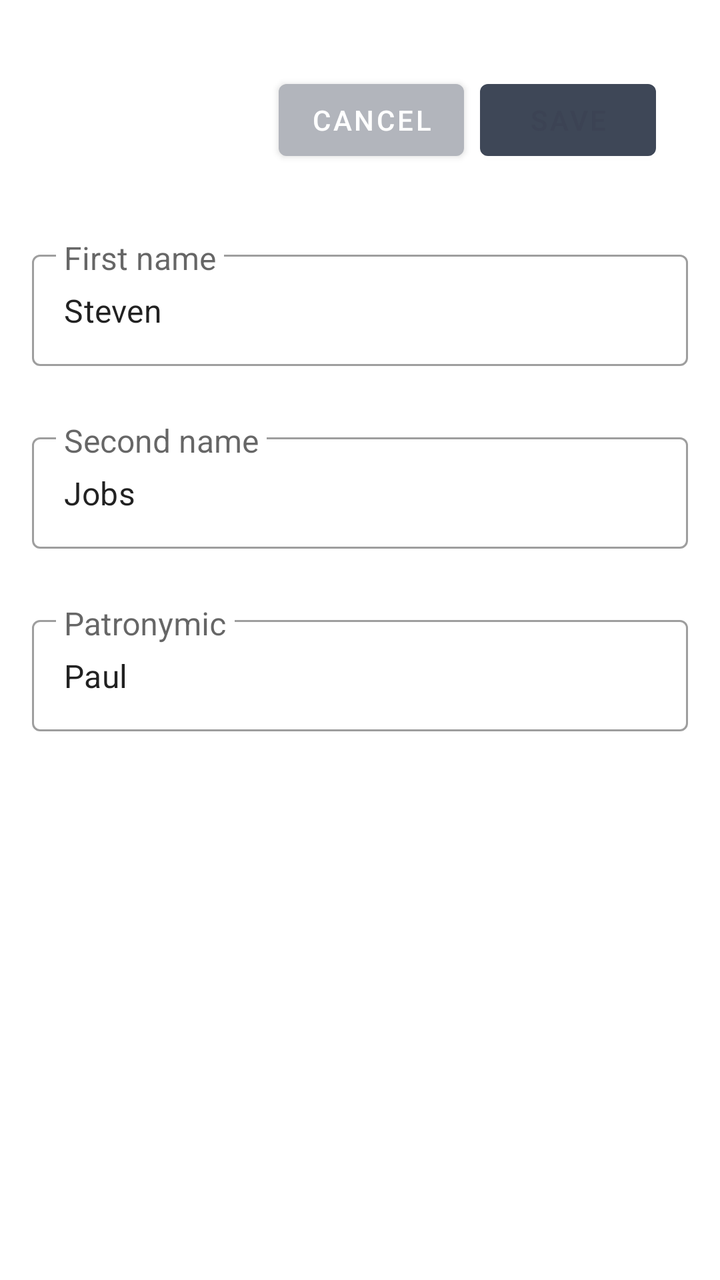
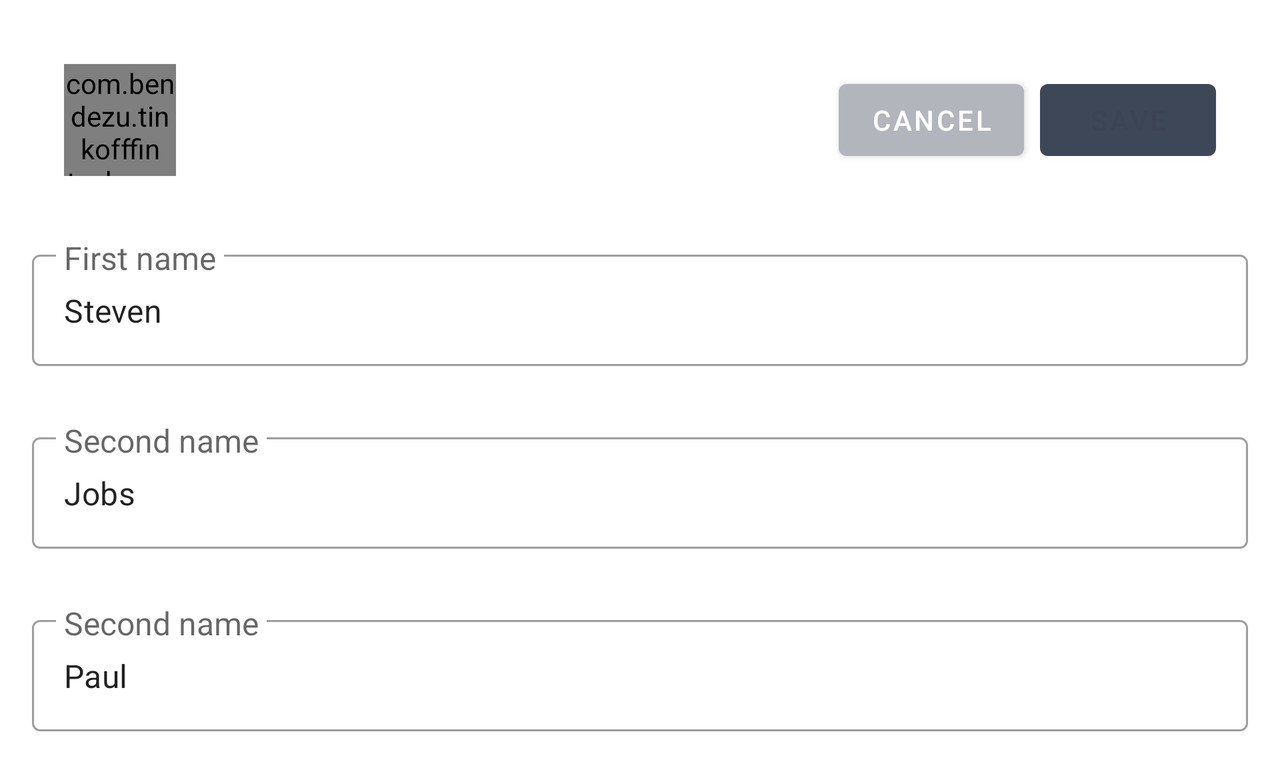

Compare how this app lays out the same screen by default and in its alternative resource folder. The renders come first, then the two layout files and the values they reference.
<!-- AndroidManifest.xml: application theme AppTheme -->
<!-- res/layout/fragment_edit_profile.xml -->
<?xml version="1.0" encoding="utf-8"?>
<androidx.constraintlayout.widget.ConstraintLayout
    xmlns:android="http://schemas.android.com/apk/res/android"
    xmlns:app="http://schemas.android.com/apk/res-auto"
    xmlns:tools="http://schemas.android.com/tools"
    android:layout_width="match_parent"
    android:layout_height="match_parent">

    <ImageView
        android:id="@+id/imageView"
        android:layout_width="56dp"
        android:layout_height="56dp"
        android:layout_gravity="center"
        android:layout_marginStart="32dp"
        android:layout_marginTop="32dp"
        android:src="@drawable/ic_account_circle"
        android:tint="@color/colorPrimary"
        app:layout_constraintStart_toStartOf="parent"
        app:layout_constraintTop_toTopOf="parent" />

    <Button
        android:id="@+id/saveButton"
        android:layout_width="wrap_content"
        android:layout_height="wrap_content"
        android:layout_marginEnd="32dp"
        android:text="@string/save"
        android:textColor="@color/colorPrimaryDark"
        app:layout_constraintBottom_toBottomOf="@+id/imageView"
        app:layout_constraintEnd_toEndOf="parent"
        app:layout_constraintTop_toTopOf="@+id/imageView" />

    <Button
        android:id="@+id/cancelButton"
        android:layout_width="wrap_content"
        android:layout_height="wrap_content"
        android:layout_marginEnd="8dp"
        app:backgroundTint="@color/colorPrimaryLight"
        android:text="@string/cancel"
        app:layout_constraintBottom_toBottomOf="@+id/saveButton"
        app:layout_constraintEnd_toStartOf="@+id/saveButton"
        app:layout_constraintTop_toTopOf="@+id/saveButton" />

    <com.google.android.material.textfield.TextInputLayout
        android:id="@+id/firstNameInputLayout"
        style="@style/Widget.MaterialComponents.TextInputLayout.OutlinedBox"
        android:layout_width="0dp"
        android:layout_height="wrap_content"
        android:layout_marginStart="16dp"
        android:layout_marginTop="32dp"
        android:layout_marginEnd="16dp"
        android:hint="@string/first_name"
        app:errorEnabled="true"
        app:hintTextAppearance="@style/HintTextAppearance"
        app:layout_constraintEnd_toEndOf="parent"
        app:layout_constraintStart_toStartOf="parent"
        app:layout_constraintTop_toBottomOf="@+id/imageView">

        <com.google.android.material.textfield.TextInputEditText
            android:id="@+id/firstNameEditText"
            style="@style/ProfileText"
            android:layout_width="match_parent"
            android:layout_height="wrap_content"
            tools:text="Steven" />

    </com.google.android.material.textfield.TextInputLayout>

    <com.google.android.material.textfield.TextInputLayout
        android:id="@+id/secondNameInputLayout"
        style="@style/Widget.MaterialComponents.TextInputLayout.OutlinedBox"
        android:layout_width="0dp"
        android:layout_height="wrap_content"
        android:layout_marginStart="16dp"
        android:layout_marginTop="8dp"
        android:layout_marginEnd="16dp"
        android:hint="@string/second_name"
        app:errorEnabled="true"
        app:hintTextAppearance="@style/HintTextAppearance"
        app:layout_constraintEnd_toEndOf="parent"
        app:layout_constraintStart_toStartOf="parent"
        app:layout_constraintTop_toBottomOf="@+id/firstNameInputLayout">

        <com.google.android.material.textfield.TextInputEditText
            android:id="@+id/secondNameEditText"
            style="@style/ProfileText"
            android:layout_width="match_parent"
            android:layout_height="wrap_content"
            tools:text="Jobs" />

    </com.google.android.material.textfield.TextInputLayout>

    <com.google.android.material.textfield.TextInputLayout
        android:id="@+id/patronymicInputLayout"
        style="@style/Widget.MaterialComponents.TextInputLayout.OutlinedBox"
        android:layout_width="0dp"
        android:layout_height="wrap_content"
        android:layout_marginStart="16dp"
        android:layout_marginTop="8dp"
        android:layout_marginEnd="16dp"
        android:hint="@string/patronymic"
        app:errorEnabled="true"
        app:hintTextAppearance="@style/HintTextAppearance"
        app:layout_constraintEnd_toEndOf="parent"
        app:layout_constraintStart_toStartOf="parent"
        app:layout_constraintTop_toBottomOf="@+id/secondNameInputLayout">

        <com.google.android.material.textfield.TextInputEditText
            android:id="@+id/patronymicEditText"
            style="@style/ProfileText"
            android:imeOptions="actionDone"
            android:layout_width="match_parent"
            android:layout_height="wrap_content"
            tools:text="Paul" />

    </com.google.android.material.textfield.TextInputLayout>

</androidx.constraintlayout.widget.ConstraintLayout>
<!-- resources referenced by this layout -->
<resources>
  <color name="colorPrimary">#3E4757</color>
  <color name="colorPrimaryDark">#3c4354</color>
  <color name="colorPrimaryLight">#B2B5BC</color>
  <string name="cancel">Cancel</string>
  <string name="first_name">First name</string>
  <string name="patronymic">Patronymic</string>
  <string name="save">Save</string>
  <string name="second_name">Second name</string>
  <style name="HintTextAppearance" parent="TextAppearance.AppCompat">
          <item name="android:textSize">16sp</item>
          <item name="android:textColor">@color/colorPrimary</item>
      </style>
  <style name="AppTheme" parent="Theme.MaterialComponents.Light.NoActionBar">
          <item name="colorPrimary">@color/colorPrimary</item>
          <item name="colorPrimaryDark">@color/colorPrimaryDark</item>
          <item name="colorAccent">@color/colorAccent</item>
  
          <item name="android:navigationBarColor">@color/colorPrimary</item>
          <item name="alertDialogTheme">@style/AlertDialogTheme</item>
          <item name="bottomSheetDialogTheme">@style/BottomSheetDialogTheme</item>
          <item name="android:listDivider">@drawable/divider</item>
  
          <item name="colorControlNormal">@color/colorTextWhite</item>
      </style>
  <color name="colorAccent">#FFDD2D</color>
  <style name="AlertDialogTheme" parent="Theme.MaterialComponents.Light.Dialog.Alert">
          <item name="colorAccent">@color/colorAccentDark</item>
      </style>
  <style name="BottomSheetDialogTheme" parent="Theme.Design.Light.BottomSheetDialog">
          <item name="bottomSheetStyle">@style/BottomSheetStyle</item>
      </style>
  <!-- drawable divider (drawable) -->
  <?xml version="1.0" encoding="utf-8"?>
  <shape xmlns:android="http://schemas.android.com/apk/res/android"
      android:shape="rectangle">
  
      <size
          android:width="1dp"
          android:height="1dp" />
      <solid android:color="@color/colorBackground" />
  
  </shape>
  <color name="colorTextWhite">#FFFFFF</color>
  <color name="colorAccentDark">#F9A825</color>
  <style name="BottomSheetStyle" parent="Widget.Design.BottomSheet.Modal">
          <item name="android:background">@drawable/rounded_bottom_sheet</item>
      </style>
</resources>
<!-- res/layout-land/fragment_edit_profile.xml (the repository's variant of the layout above) -->
<!-- drawn on the phone turned sideways -->
<?xml version="1.0" encoding="utf-8"?>
<ScrollView xmlns:android="http://schemas.android.com/apk/res/android"
    xmlns:app="http://schemas.android.com/apk/res-auto"
    xmlns:tools="http://schemas.android.com/tools"
    android:layout_width="match_parent"
    android:layout_height="match_parent">

    <androidx.constraintlayout.widget.ConstraintLayout
        android:layout_width="match_parent"
        android:layout_height="wrap_content">

        <com.bendezu.tinkofffintech.courses.performance_details.InitialsCircleView
            android:id="@+id/avatarImageView"
            android:layout_width="56dp"
            android:layout_height="56dp"
            android:layout_marginStart="32dp"
            android:layout_marginTop="32dp"
            app:layout_constraintStart_toStartOf="parent"
            app:layout_constraintTop_toTopOf="parent" />

        <Button
            android:id="@+id/saveButton"
            android:layout_width="wrap_content"
            android:layout_height="wrap_content"
            android:layout_marginEnd="32dp"
            android:text="@string/save"
            android:textColor="@color/colorPrimaryDark"
            app:layout_constraintBottom_toBottomOf="@+id/avatarImageView"
            app:layout_constraintEnd_toEndOf="parent"
            app:layout_constraintTop_toTopOf="@+id/avatarImageView" />

        <Button
            android:id="@+id/cancelButton"
            android:layout_width="wrap_content"
            android:layout_height="wrap_content"
            android:layout_marginEnd="8dp"
            android:text="@string/cancel"
            app:backgroundTint="@color/colorPrimaryLight"
            app:layout_constraintBottom_toBottomOf="@+id/saveButton"
            app:layout_constraintEnd_toStartOf="@+id/saveButton"
            app:layout_constraintTop_toTopOf="@+id/saveButton" />

        <com.google.android.material.textfield.TextInputLayout
            android:id="@+id/firstNameInputLayout"
            style="@style/Widget.MaterialComponents.TextInputLayout.OutlinedBox"
            android:layout_width="0dp"
            android:layout_height="wrap_content"
            android:layout_marginStart="16dp"
            android:layout_marginTop="32dp"
            android:layout_marginEnd="16dp"
            android:hint="@string/first_name"
            app:errorEnabled="true"
            app:hintTextAppearance="@style/HintTextAppearance"
            app:layout_constraintEnd_toEndOf="parent"
            app:layout_constraintStart_toStartOf="parent"
            app:layout_constraintTop_toBottomOf="@+id/avatarImageView">

            <com.google.android.material.textfield.TextInputEditText
                android:id="@+id/firstNameEditText"
                style="@style/ProfileText"
                android:layout_width="match_parent"
                android:layout_height="wrap_content"
                android:inputType="textPersonName"
                tools:text="Steven" />

        </com.google.android.material.textfield.TextInputLayout>

        <com.google.android.material.textfield.TextInputLayout
            android:id="@+id/secondNameInputLayout"
            style="@style/Widget.MaterialComponents.TextInputLayout.OutlinedBox"
            android:layout_width="0dp"
            android:layout_height="wrap_content"
            android:layout_marginStart="16dp"
            android:layout_marginTop="8dp"
            android:layout_marginEnd="16dp"
            android:hint="@string/second_name"
            app:errorEnabled="true"
            app:hintTextAppearance="@style/HintTextAppearance"
            app:layout_constraintEnd_toEndOf="parent"
            app:layout_constraintStart_toStartOf="parent"
            app:layout_constraintTop_toBottomOf="@+id/firstNameInputLayout">

            <com.google.android.material.textfield.TextInputEditText
                android:id="@+id/secondNameEditText"
                style="@style/ProfileText"
                android:layout_width="match_parent"
                android:layout_height="wrap_content"
                android:inputType="textPersonName"
                tools:text="Jobs" />

        </com.google.android.material.textfield.TextInputLayout>

        <com.google.android.material.textfield.TextInputLayout
            android:id="@+id/patronymicInputLayout"
            style="@style/Widget.MaterialComponents.TextInputLayout.OutlinedBox"
            android:layout_width="0dp"
            android:layout_height="wrap_content"
            android:layout_marginStart="16dp"
            android:layout_marginTop="8dp"
            android:layout_marginEnd="16dp"
            android:hint="@string/second_name"
            app:errorEnabled="true"
            app:hintTextAppearance="@style/HintTextAppearance"
            app:layout_constraintEnd_toEndOf="parent"
            app:layout_constraintStart_toStartOf="parent"
            app:layout_constraintTop_toBottomOf="@+id/secondNameInputLayout">

            <com.google.android.material.textfield.TextInputEditText
                android:id="@+id/patronymicEditText"
                style="@style/ProfileText"
                android:layout_width="match_parent"
                android:layout_height="wrap_content"
                android:imeOptions="actionDone"
                android:inputType="textPersonName"
                tools:text="Paul" />

        </com.google.android.material.textfield.TextInputLayout>

    </androidx.constraintlayout.widget.ConstraintLayout>

</ScrollView>
<!-- resources referenced by the variant -->
<!-- as the phone turned sideways resolves them -->
<resources>
  <color name="colorPrimaryDark">#3c4354</color>
  <color name="colorPrimaryLight">#B2B5BC</color>
  <string name="cancel">Cancel</string>
  <string name="first_name">First name</string>
  <string name="save">Save</string>
  <string name="second_name">Second name</string>
  <style name="HintTextAppearance" parent="TextAppearance.AppCompat">
          <item name="android:textSize">16sp</item>
          <item name="android:textColor">@color/colorPrimary</item>
      </style>
  <style name="AppTheme" parent="Theme.MaterialComponents.Light.NoActionBar">
          <item name="colorPrimary">@color/colorPrimary</item>
          <item name="colorPrimaryDark">@color/colorPrimaryDark</item>
          <item name="colorAccent">@color/colorAccent</item>
  
          <item name="android:navigationBarColor">@color/colorPrimary</item>
          <item name="alertDialogTheme">@style/AlertDialogTheme</item>
          <item name="bottomSheetDialogTheme">@style/BottomSheetDialogTheme</item>
          <item name="android:listDivider">@drawable/divider</item>
  
          <item name="colorControlNormal">@color/colorTextWhite</item>
      </style>
  <color name="colorPrimary">#3E4757</color>
  <color name="colorAccent">#FFDD2D</color>
  <style name="AlertDialogTheme" parent="Theme.MaterialComponents.Light.Dialog.Alert">
          <item name="colorAccent">@color/colorAccentDark</item>
      </style>
  <style name="BottomSheetDialogTheme" parent="Theme.Design.Light.BottomSheetDialog">
          <item name="bottomSheetStyle">@style/BottomSheetStyle</item>
      </style>
  <!-- drawable divider (drawable) -->
  <?xml version="1.0" encoding="utf-8"?>
  <shape xmlns:android="http://schemas.android.com/apk/res/android"
      android:shape="rectangle">
  
      <size
          android:width="1dp"
          android:height="1dp" />
      <solid android:color="@color/colorBackground" />
  
  </shape>
  <color name="colorTextWhite">#FFFFFF</color>
  <color name="colorAccentDark">#F9A825</color>
  <style name="BottomSheetStyle" parent="Widget.Design.BottomSheet.Modal">
          <item name="android:background">@drawable/rounded_bottom_sheet</item>
      </style>
</resources>
